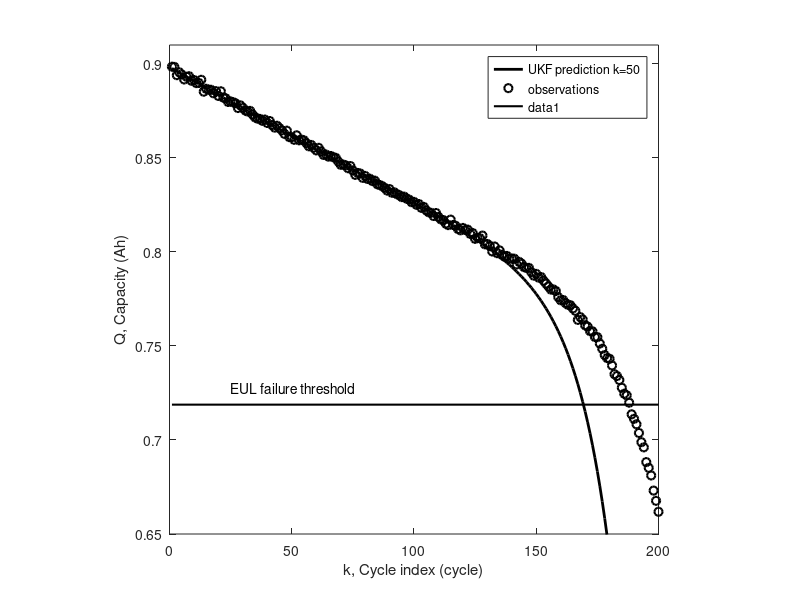

MATLAB code to generate this figure: (Note: this script raises an error after producing the figure.)
clc
clear all 
close all

%Eric Walker
%M.S. thesis UKF

%% UKF He, et al
second_batt = (-9.86e-7) * exp(5.752e-2 * (1:200)) + (8.983e-1) *...
    exp((-8.340e-4) * (1:200)) + 0.001*randn(1,200);

theta=[-9.86e-7; 5.752e-2; 8.983e-1; -8.34e-4];

P       = diag([(3.442e-8 - (-2.007e-6)), (6.221e-2 - 5.283e-2), ...
    (9.035e-1 - 8.931e-1), (-7.670e-4 - (-9.007e-4))])^2  ;...
    % 0.95 confidence from He, et al.
kappa   = 0.5;
Q_storage = []
tic
for i = 1:length(second_batt)
    C        = chol(P);
    Chi(:,1) = theta;
    Chi(:,2) = theta + sqrt(4 + kappa)*[C(1,1); 0; 0; 0];
    Chi(:,3) = theta + sqrt(4 + kappa)*[0; C(2,2); 0; 0];  
    Chi(:,4) = theta + sqrt(4 + kappa)*[0; 0; C(3,3); 0];  
    Chi(:,5) = theta + sqrt(4 + kappa)*[0; 0; 0; C(4,4)];  
    Chi(:,6) = theta - sqrt(4 + kappa)*[C(1,1); 0; 0; 0];
    Chi(:,7) = theta - sqrt(4 + kappa)*[0; C(2,2); 0; 0];  
    Chi(:,8) = theta - sqrt(4 + kappa)*[0; 0; C(3,3); 0];  
    Chi(:,9) = theta - sqrt(4 + kappa)*[0; 0; 0; C(4,4)];  
    W(1)     = kappa / sqrt(4 + kappa);
    W(2:9)   = 1     / (2*(4+kappa));
    W        = W/sum(W);

    Q_cap    = Chi(1,:) .* exp( Chi(2,:) * i ) + Chi(3,:) .* ...
        exp( Chi(4,:) * i ); 
    
    Q_hat    = sum(W.*Q_cap);
    Q_storage = [Q_storage; Q_hat];
    
    if i < 51
        P_yy     = sum(W.*((Q_cap).^2));
        
        
        P_xy     = (Chi - repmat(theta,1,9)) .* [W;W;W;W] *(Q_cap...
            - Q_hat)'; 
        K_k      = P_xy/(P_yy+0.05);
        egg      = theta + K_k*(second_batt(i) - Q_hat);
        theta(1) = egg(1);
        theta(2) = egg(2);
        theta(3) = egg(3);
        theta(4) = egg(4);


        P        = P - K_k * P_xy';
    end


end
disp('He et al UKF time')
toc

figure
hold on
plot(1:length(second_batt), Q_storage, 'k-','linewidth',2)
plot(1:length(second_batt), second_batt,'ko','linewidth',1.5)
legend('UKF prediction k=50', 'observations')
plot([1,200],second_batt(1)*0.8*[1,1],'k-','linewidth',1.5) 
text(25,second_batt(1)*0.81,'EUL failure threshold')
ylim([0.65, 0.91])
xlabel('k, Cycle index (cycle)')
ylabel('Q, Capacity (Ah)')
axis square
box on


%% UKF ECM
clear all
load(['B0006.mat']);


global first_discharge_time first_discharge_current...
    first_discharge_voltage;
first_discharge_voltage = B0006.cycle(1,2).data.Voltage_measured...
    (3:end);
first_discharge_time    = B0006.cycle(1,2).data.Time(3:end);
first_discharge_current = B0006.cycle(1,2).data.Current_measured...
    (3:end);

second_discharge_voltage = B0006.cycle(1,4).data.Voltage_measured...
    (3:end);
second_discharge_time    = B0006.cycle(1,4).data.Time(3:end);
second_discharge_current = B0006.cycle(1,4).data.Current_measured...
    (3:end);
second_discharge_time    = [second_discharge_time ...
    (second_discharge_time(1:30) + second_discharge_time(end))];
second_discharge_current = [second_discharge_current ...
    second_discharge_current(1:30)];

[ecm, resnorm, residuals] = lsqnonlin( @ecm_obj_fun, ...
    [1.17e-8, 2.1, 1795.6, 0.28],[0 0 0 0], [1, 10, 2000, 2]);
ecm=ecm'
sigma = 0.0015;


V_cell_storage = [];
R = ecm(1) %+ ecm(1)/4 * randn(1,50)%1795;
Q = ecm(2) % + ecm(2)/20*(randn(1,50))); % %2.0593;
C = ecm(3) %+ ecm(3)/4 * randn(1,50);%1.17e-8;
R_ct = ecm(4) %+ ecm(4)/4*randn(1,50) %0.1451;


P       = (diag(ecm) / 20)^2;


ecm_orig= ecm;
kappa = 0.5;
tic
for i = 1:length(second_discharge_voltage)

    C        = chol(P);
    Chi(:,1) = ecm;
    Chi(:,2) = ecm + sqrt(4 + kappa)*[C(1,1); 0; 0; 0];
    Chi(:,3) = ecm + sqrt(4 + kappa)*[0; C(2,2); 0; 0];  
    Chi(:,4) = ecm + sqrt(4 + kappa)*[0; 0; C(3,3); 0];  
    Chi(:,5) = ecm + sqrt(4 + kappa)*[0; 0; 0; C(4,4)];  
    Chi(:,6) = ecm - sqrt(4 + kappa)*[C(1,1); 0; 0; 0];
    Chi(:,7) = ecm - sqrt(4 + kappa)*[0; C(2,2); 0; 0];  
    Chi(:,8) = ecm - sqrt(4 + kappa)*[0; 0; C(3,3); 0];  
    Chi(:,9) = ecm - sqrt(4 + kappa)*[0; 0; 0; C(4,4)];  
    W(1)     = kappa / sqrt(4 + kappa);
    W(2:9)   = 1     / (2*(4+kappa));
    W        = W/sum(W);

    SOC_cell = 1 + second_discharge_current(i) ./ ...
        (Chi(2,:)*3600) .* second_discharge_time(i);

    SOC_n = 0.79.*SOC_cell + 0.01;
    SOC_p = 0.97-0.51*SOC_cell;
    
    x_nsurf = SOC_n;
    x_psurf_set = SOC_p;

    
    U_n     = .7222 + .1387*x_nsurf + .029*x_nsurf.^0.5 -...
        .0172./x_nsurf + ...
        .0019./x_nsurf.^1.5 + .2808 * exp(0.9-15*x_nsurf) -...
        .7984 * exp (...
        0.4465*x_nsurf - 0.4108);
    
    U_p_set     = ( -4.656 + 88.669 * x_psurf_set.^2 - 401.119 *...
        x_psurf_set.^4 + 342.909 * ...
        x_psurf_set.^6 - 462.471 * x_psurf_set.^8 + 433.434 *...
        x_psurf_set.^10 ) ./ ...
        ( -1 + 18.933*x_psurf_set.^2 - 79.532 * x_psurf_set.^4 +...
        37.311 * x_psurf_set.^6 ...
        - 73.083 * x_psurf_set.^8 + 95.96*x_psurf_set.^10 );
    
    V_o = U_p_set - U_n ;
    
    V_cell = V_o + second_discharge_current(i)*Chi(1,:) + ...
        Chi(2,:)./Chi(3,:) .* exp(-second_discharge_time(i)./...
        (Chi(4,:) .* Chi(3,:)))...
        + second_discharge_current(i).*Chi(4,:).*(1-exp(...
        -second_discharge_time(i)./(Chi(4,:) .* Chi(3,:))));

    
    y_hat    = sum(W.*V_cell);
    V_cell_storage = [V_cell_storage; y_hat];
    
    if i < 50
        P_yy     = sum(W.*((V_cell).^2));
        
        
        P_xy     = (Chi - repmat(ecm,1,9)) .* [W; W; W; W] *...
            (V_cell - y_hat)'; %P_xz is (1x1).
        K_k      = P_xy/(P_yy+0.05);
        ecm      = ecm + K_k*(second_discharge_voltage(i) - y_hat);
        
        
        err(i)   = (second_discharge_voltage(i) - y_hat);

        P        = P - K_k * P_xy';
    end


end

% This block of code is to stop the prediction when the
%voltage drops below 2.5 volts.
k=1
while V_cell_storage(k) > 2.5 && k < 195
    k = k+1;
end
V_cell_storage = V_cell_storage(1:k);
disp('ECM UKF time')
toc

figure
hold on
plot(second_discharge_time(1:length(V_cell_storage)),...
    V_cell_storage,'k-','linewidth',2)
plot(second_discharge_time(1:length(second_discharge_voltage)),...
    second_discharge_voltage, 'ko', 'linewidth', 1.5)
plot([1,4250],2.5*[1,1],'k-','linewidth',1.5) % The EODV line.
text(25,2.55,'EODV failure threshold')
axis([0 4250 2.4 4])
axis square
box on
xlabel('Time (s)')
ylabel('Voltage (V)')
legend('UKF prediction 928.6 (s)', 'observations')

%% UKF SP

S_n    = 0.2604;
S_p    = 0.2570;
k_n    = 37.4312e-12;
k_p    = 17.4733e-12;
R_n    = 2e-6;
R_p    = 2e-6;
D_n    = 29.0798e-15;
D_p    = 27.9034e-15;
c_nmax = 30074.5;
c_pmax = 51563.5;
c_e    = 1000;
x_navg = 0.9401;
x_pavg = 0.5169;
T      = 298.15;
R_g    = 8.3143;
F      = 96487;
alpha_a  = 0.5;
alpha_c  = 0.5;

P = (diag([S_n,S_p,x_navg,x_pavg]./20))^2;
C = P;
kappa = 0.2;
tic
for i=1:length(second_discharge_time);


    C        = chol(P);
    Chi(:,1) = [S_n; S_p; x_navg; x_pavg];
    Chi(:,2) = [S_n; S_p; x_navg; x_pavg] + ...
        sqrt(4 + kappa)*[C(1,1); 0; 0; 0];
    Chi(:,3) = [S_n; S_p; x_navg; x_pavg] + ...
        sqrt(4 + kappa)*[0; C(2,2); 0; 0];  
    Chi(:,4) = [S_n; S_p; x_navg; x_pavg] + ...
        sqrt(4 + kappa)*[0; 0; C(3,3); 0];  
    Chi(:,5) = [S_n; S_p; x_navg; x_pavg] + ...
        sqrt(4 + kappa)*[0; 0; 0; C(4,4)];  
    Chi(:,6) = [S_n; S_p; x_navg; x_pavg] - ...
        sqrt(4 + kappa)*[C(1,1); 0; 0; 0];
    Chi(:,7) = [S_n; S_p; x_navg; x_pavg] - ...
        sqrt(4 + kappa)*[0; C(2,2); 0; 0];  
    Chi(:,8) = [S_n; S_p; x_navg; x_pavg] - ...
        sqrt(4 + kappa)*[0; 0; C(3,3); 0];  
    Chi(:,9) = [S_n; S_p; x_navg; x_pavg] - ...
        sqrt(4 + kappa)*[0; 0; 0; C(4,4)];  
    W(1)     = kappa / sqrt(4 + kappa);
    W(2:9)   = 1     / (2*(4+kappa));
    W        = W/sum(W); 



    %%%%%Now the SP measurement model
    Iapp = second_discharge_current(i);
    J_n  = -Iapp./Chi(1,:);
    J_p  = Iapp./Chi(2,:);
    x_nsurf = Chi(3,:) - ( J_n * R_n ) / ( 5 * F * D_n * c_nmax);
    x_psurf = Chi(4,:) - ( J_p * R_p ) / ( 5 * F * D_p * c_pmax);

    U_n     = .8214 + .1387*x_nsurf + .029*x_nsurf.^0.5 - .0172./...
        x_nsurf + ...
        .0019./x_nsurf.^1.5 + .2808 * exp(0.9-15*x_nsurf) -.7984 ...
        * exp (...
        0.4465*x_nsurf - 0.4108);
    
    U_p     = ( -4.8801 + 88.669 * x_psurf.^2 - 401.119 * x_psurf.^4 ...
    + 342.909 * ...
        x_psurf.^6 - 462.471 * x_psurf.^8 + 433.434 * x_psurf.^10 )...
        ./ ...
        ( -1 + 18.933*x_psurf.^2 - 79.532 * x_psurf.^4 + 37.311 *...
        x_psurf.^6 ...
        - 73.083 * x_psurf.^8 + 95.96*x_psurf.^10 );
    eta_n   = R_g * T ./ (F * alpha_a) .* log( ( J_n + (-4*c_e*...
        F.^2*c_nmax.^2*k_n.^2.*x_nsurf.^2 ...
       + 4*c_e*F^2*c_nmax.^2*k_n.^2.*x_nsurf+J_n.^2).^0.5 ) ./ ...
       (2*F*c_e^0.5*k_n.*(c_nmax.*x_nsurf).^0.5 .* ...
       (c_nmax-c_nmax.*x_nsurf).^0.5) );
   
    eta_p   = R_g * T / (F * alpha_c) .* log( ( J_p + (-4*c_e...
        *F^2*c_pmax^2*k_p^2.*x_psurf.^2 ...
       + 4*c_e*F^2*c_pmax^2*k_p^2.*x_psurf+J_p.^2).^0.5 ) ./ ...
       (2*F*c_e^0.5*k_p.*(c_pmax.*x_psurf).^0.5 .* ...
       (c_pmax-c_pmax.*x_psurf).^0.5) );
   
    zeta = U_p + eta_p - U_n - eta_n;
    y_hat    = sum(W.*zeta);
    P_yy     = sum(W.*((zeta-y_hat).^2));
    y_hat_storage(i) = y_hat;
    
    if i <= 50
        P_xy     = (Chi - repmat([S_n; S_p; x_navg; x_pavg],1,9))...
            .* [W; W; W; W] *(zeta - y_hat)'; 
        K_k      = P_xy/(P_yy+0.2);
        egg      = [S_n; S_p; x_navg; x_pavg] + K_k*(...
            second_discharge_voltage(i) - y_hat);
        S_n      = egg(1);
        S_p      = egg(2);
        x_navg   = egg(3);
        x_pavg   = egg(4);
        
       Q        = 0.4e-4 * ones(4,4);
       P        = P - K_k * P_xy' + Q;
    end
        J_n  = -Iapp./S_n;
        J_p  = Iapp./S_p;
        x_navg    = x_navg - 3 * J_n / (F * R_n * c_nmax) ;
        x_pavg    = x_pavg - 3 * J_p / (F * R_p * c_pmax) ;
        
    
end
disp('SP UKF computation time')
toc

y_hat_storage = y_hat_storage(1:find(y_hat_storage<2.5,1));
figure
hold on
plot(second_discharge_time(1:length(y_hat_storage)), y_hat_storage,...
    'k-', 'linewidth', 2)
axis([0 4300 2.4 4])
xlabel('Time (s)')
ylabel('Voltage (V)')
legend('UKF prediction 928.6 (s)', 'observations')
plot([1,4250],2.5*[1,1],'k-','linewidth',1.5) % The EODV line.
text(25,2.55,'EODV failure threshold')
plot(second_discharge_time(1:length(second_discharge_voltage)),...
    second_discharge_voltage,'ko')
axis square
box on